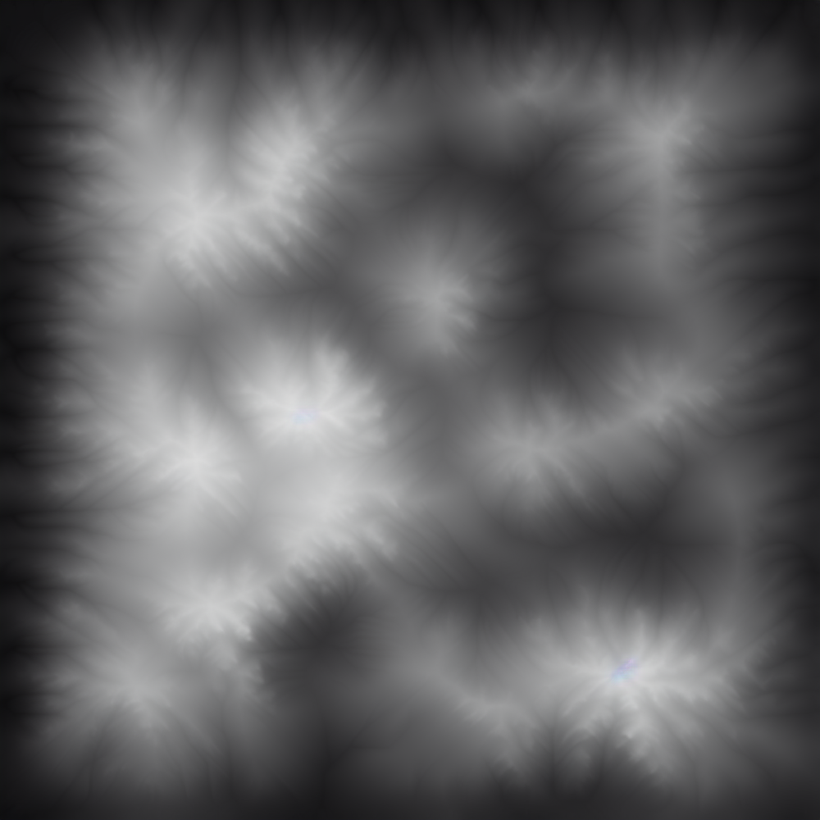
#> input picture pathplanning/map/1000-001.png, 820 x 820 px, shrunk from 1000 x 1000 before the run
$ python unit_test.py
#> lines starting #> are read from the running program, lines starting #| are printed output that depends on the picture
### pathplanning/Plan2WP_core.py
# Pathplanning - A* core logic

import numpy as np
import cv2
import heapq
import matplotlib.pyplot as plt

# Coordinates are ALWAYS (x, y, z)
# But in heightmap : (row = y, col = x)

class PathPlannerCore:
    def __init__(self, heightmap_path, start, goal, z_offset, height_scale):
        self.heightmap_path = heightmap_path
        self.start = start
        self.goal = goal
        self.z_offset = z_offset
        self.height_scale = height_scale

        self.heightmap_uint16 = self.load_heightmap(heightmap_path)
        self.H, self.W = self.heightmap_uint16.shape

        self.heightmap = self.heightmap_uint16 * height_scale

    def load_heightmap(self, path):
#> called with path = 'map/1000-001.png'
        img = cv2.imread(path, cv2.IMREAD_GRAYSCALE)
#> img: shape (820, 820); min 12, max 221, mean 97.3
        if img is None:
            raise RuntimeError(f"[load_heightmap] Failed to load: {path}")

        img = img.astype(np.float32)

        vmin, vmax = img.min(), img.max()
#> vmin = 12; vmax = 221

        img_norm = (img - vmin) / (vmax - vmin)
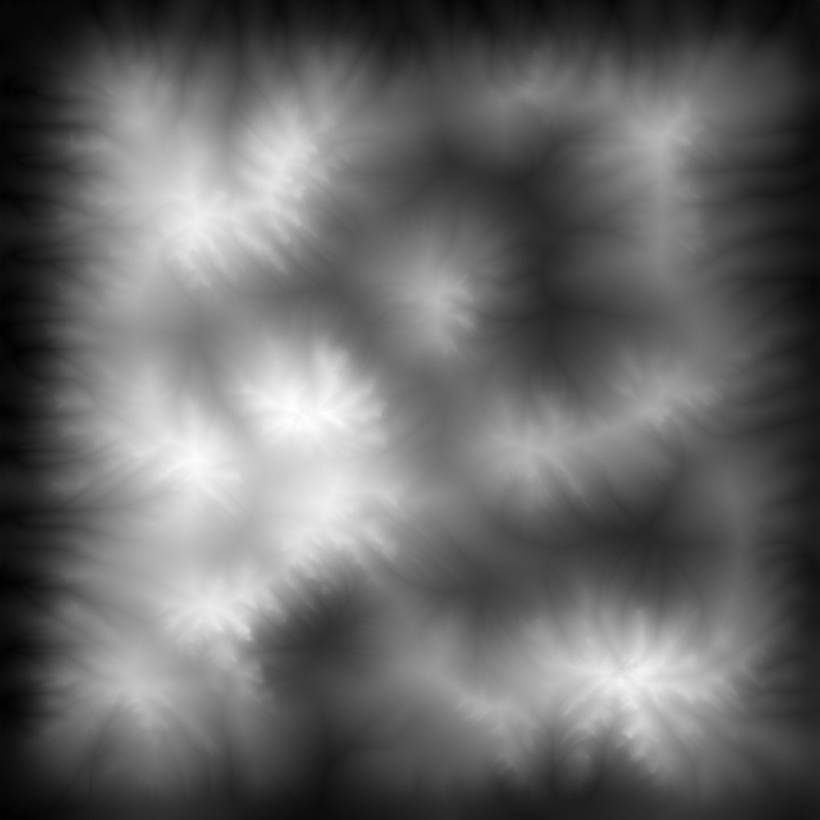
#> img_norm: shape (820, 820) float32; min 0, max 1, mean 0.408
        img_uint16 = 65535 * img_norm
        img_uint16 = img_uint16.astype(np.uint16)

        return img_uint16

    # ----------------
    # A* core 함수
    # ----------------
    # [93 lines left out: functions astar, plan, plot_path_2d, not called in this run]

    def plot_path_3d(self, x, y, z, save=None):
        pass


# [22 lines that do not run on import are left out]

### pathplanning/unit_test.py
from Plan2WP_core import PathPlannerCore
import numpy as np

heightmap_path = "map/1000-001.png"
start = (0,0,0)
goal  = (0,0,0)
z_offset = 0.1
height_scale = 1000/65535

test = PathPlannerCore(heightmap_path, start, goal, z_offset, height_scale)

map = test.heightmap
map_max = np.max(map)
#> map_max = 1000
map_min = np.min(map)
#> map_min = 0

print(map_max, map_min )
#| 1000.0 0.0

$ run again, with pathplanning/map/1000-003.png copied over pathplanning/map/1000-001.png
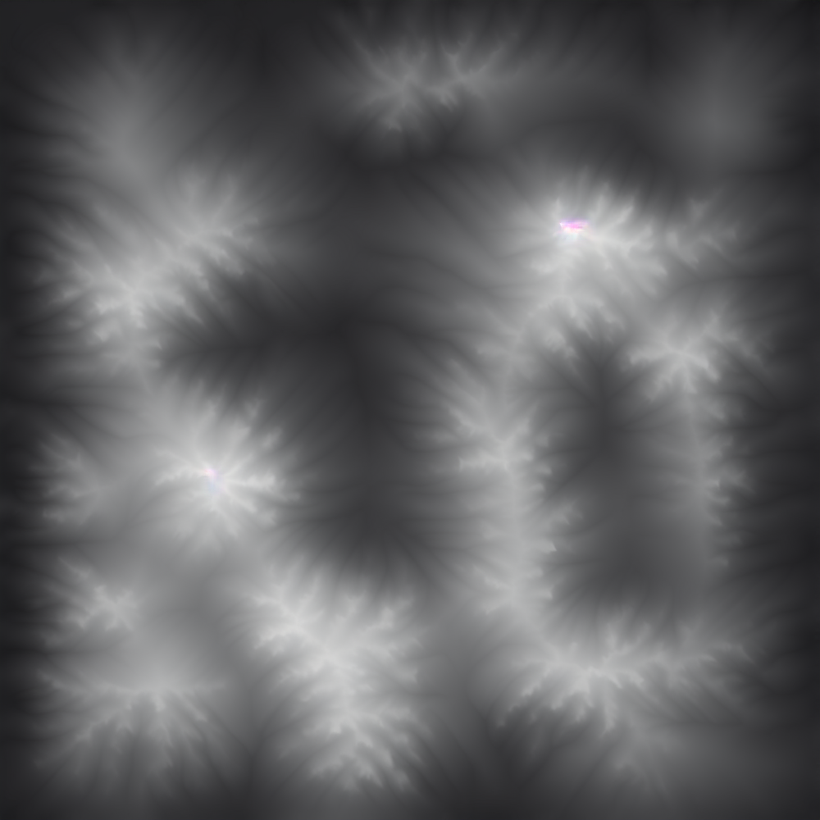
#> input picture pathplanning/map/1000-003.png, 820 x 820 px, shrunk from 1000 x 1000 before the run
#> vmin = 21; vmax = 248
#> in load_heightmap, `img_norm = (img - vmin) / (vmax - vmin)`:
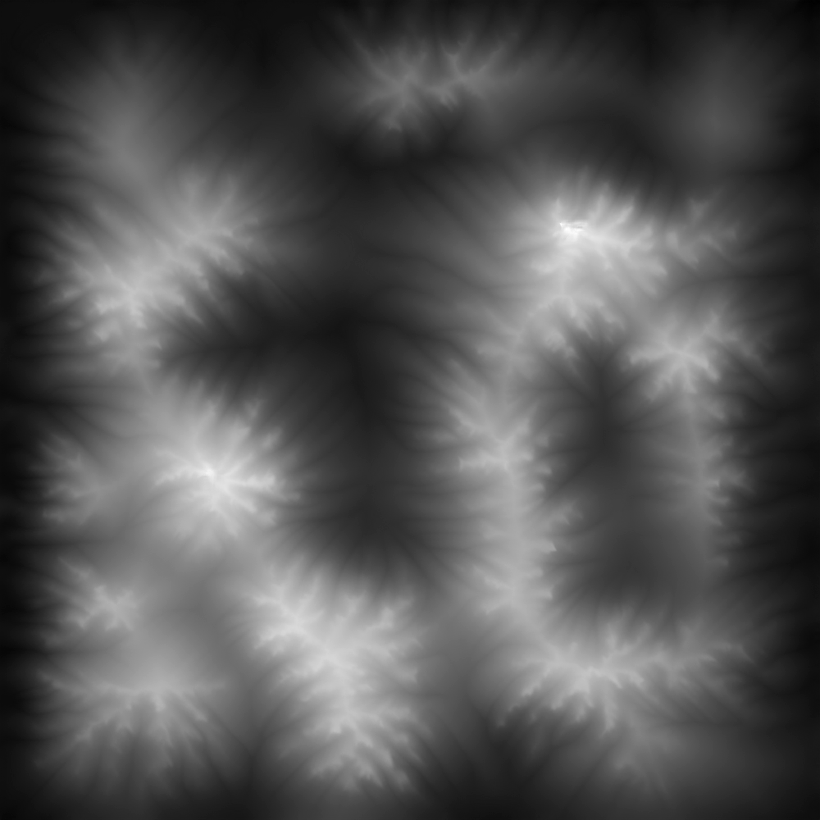
#> img_norm: shape (820, 820) float32; min 0, max 1, mean 0.329
#> map_max = 1000
#> map_min = 0
#| 1000.0 0.0
